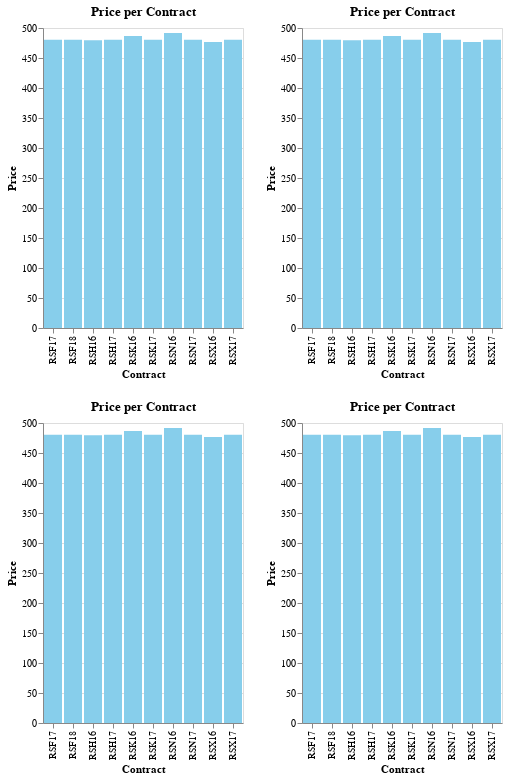

The notebook cell saved with this chart:
### Code cell
# To make 2x2 grids

top_row = alt.hconcat(chart1, chart1)
bottom_row = alt.hconcat(chart1, chart1)
final_chart = alt.vconcat(top_row, bottom_row)

final_chart

### Figure 1 — Vega-Lite specification as saved in the notebook (floating-point values rounded to 4 significant figures)
{"config": {"view": {"continuousWidth": 300, "continuousHeight": 300}}, "vconcat": [{"hconcat": [{"mark": {"type": "bar"}, "encoding": {"color": {"value": "skyblue"}, "x": {"field": "Contract", "type": "nominal"}, "y": {"field": "Price", "type": "quantitative"}}, "title": "Price per Contract"}, {"mark": {"type": "bar"}, "encoding": {"color": {"value": "skyblue"}, "x": {"field": "Contract", "type": "nominal"}, "y": {"field": "Price", "type": "quantitative"}}, "title": "Price per Contract"}]}, {"hconcat": [{"mark": {"type": "bar"}, "encoding": {"color": {"value": "skyblue"}, "x": {"field": "Contract", "type": "nominal"}, "y": {"field": "Price", "type": "quantitative"}}, "title": "Price per Contract"}, {"mark": {"type": "bar"}, "encoding": {"color": {"value": "skyblue"}, "x": {"field": "Contract", "type": "nominal"}, "y": {"field": "Price", "type": "quantitative"}}, "title": "Price per Contract"}]}], "data": {"name": "data-8226313800bb652f91b69e6a00014fdf"}, "$schema": "https://vega.github.io/schema/vega-lite/v5.15.1.json", "datasets": {"data-8226313800bb652f91b69e6a00014fdf": [{"Contract": "RSH16", "Price": 479.5}, {"Contract": "RSK16", "Price": 486.8}, {"Contract": "RSN16", "Price": 491.7}, {"Contract": "RSX16", "Price": 476.6}, {"Contract": "RSF17", "Price": 480.3}, {"Contract": "RSH17", "Price": 480.3}, {"Contract": "RSK17", "Price": 480.3}, {"Contract": "RSN17", "Price": 480.3}, {"Contract": "RSX17", "Price": 480.3}, {"Contract": "RSF18", "Price": 480.3}]}}
